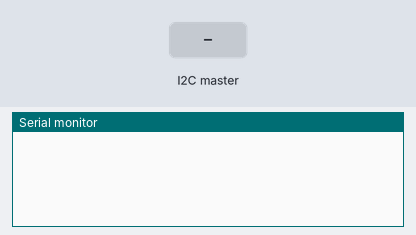
A sketch run on a simulated Arduino Uno, built with avr-gcc and run on an emulated ATmega328P. Parts: the last lines printed to the serial monitor. Inputs (shaded band) come from the test bench.

Above: at 1.2 s.
1.3 s: the I2C master sends the byte 1
At 1.8 s:
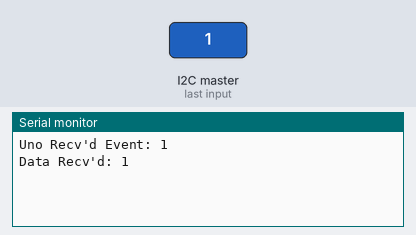
2.8 s: the I2C master sends the byte 0
At 4.1 s:
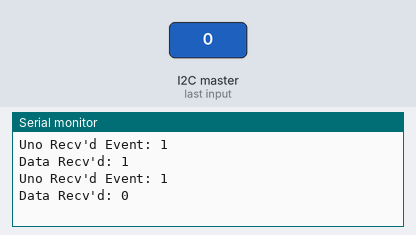

Measured:
- after the input at 1.3 s, the serial monitor: prints a new line at once (image 1)
- after the input at 2.8 s, the serial monitor: prints a new line at once (image 2)

The sketch:

UnoSlaveI2C.ino
```cpp
// (licence header left out)
#include <Wire.h>

#define SLAVE_ADDRESS 0x10

// Single byte
byte data = 0;

void setup() {
  Serial.begin(9600);
  while (!Serial) {}

  // Wire-I2C-Setup
  Wire.begin(SLAVE_ADDRESS);
  // Call back event
  Wire.onReceive(receiveEvent);
  Wire.onRequest(acknowledge);
}

void loop() {
  delay(100);
}

// Receive Event from Master-Pi
void receiveEvent(int byteCount) {
  Serial.print("Uno Recv'd Event: ");
  Serial.println(byteCount);
  while (Wire.available() > 0) {
    data = Wire.read();
  }
  // User Serial Monitor for testing
  Serial.print("Data Recv'd: ");
  Serial.println(data);
}

void acknowledge() {
  Wire.write(103);
}
```
